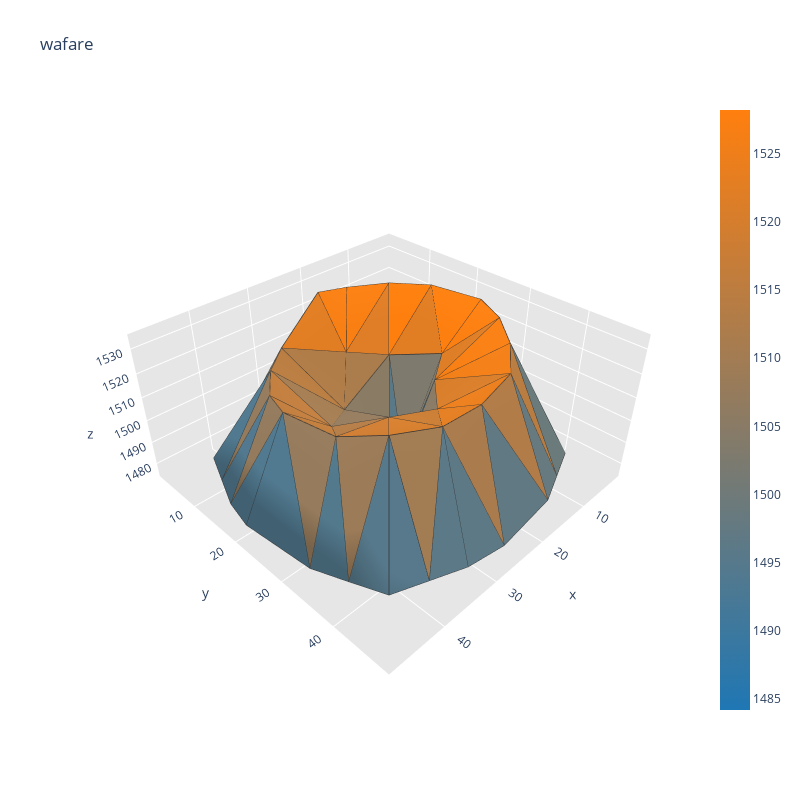

Notebook code cell kept with this figure:
### Code cell
import plotly.figure_factory as ff
from scipy.spatial import Delaunay


points2D = np.vstack([site['SITE_X'], site['SITE_Y']]).T
tri = Delaunay(points2D)
simplices = tri.simplices
fig = ff.create_trisurf(site['SITE_X'], site['SITE_Y'], site['SITE_Z'],
                         simplices=simplices,
                         title="wafare", aspectratio=dict(x=1, y=1, z=0.5))
fig.show()

### Figure 1 — Plotly figure (JSON) as saved in the notebook; plotly's stock layout.template omitted (floating-point values rounded to 4 significant figures; data arrays with more than 128 entries replaced by an {"elided": "..."} marker saying what was removed)
{"data": [{"facecolor": ["rgb(81, 121, 143)", "rgb(95, 121, 133)", "rgb(107, 122, 124)", "rgb(95, 121, 133)", "rgb(87, 121, 139)", "rgb(86, 121, 139)", "rgb(150, 123, 92)", "rgb(83, 121, 141)", "rgb(155, 123, 88)", "rgb(194, 125, 59)", "rgb(110, 122, 121)", "rgb(98, 121, 130)", "rgb(193, 125, 60)", "rgb(192, 125, 61)", "rgb(102, 122, 128)", "rgb(90, 121, 136)", "rgb(255, 127, 14)", "rgb(223, 126, 38)", "rgb(81, 121, 143)", "rgb(91, 121, 135)", "rgb(162, 124, 83)", "rgb(93, 121, 134)", "rgb(170, 124, 77)", "rgb(81, 121, 143)", "rgb(250, 127, 18)", "rgb(248, 127, 20)", "rgb(182, 124, 68)", "rgb(89, 121, 137)", "rgb(187, 125, 65)", "rgb(97, 121, 131)", "rgb(126, 122, 110)", "rgb(126, 122, 109)", "rgb(251, 127, 17)", "rgb(222, 126, 39)", "rgb(253, 127, 15)", "rgb(225, 126, 36)", "rgb(103, 122, 127)", "rgb(177, 124, 72)", "rgb(228, 126, 34)", "rgb(235, 126, 29)", "rgb(217, 126, 42)", "rgb(148, 123, 93)", "rgb(82, 121, 143)", "rgb(149, 123, 93)", "rgb(82, 121, 142)", "rgb(225, 126, 36)", "rgb(169, 124, 78)", "rgb(82, 121, 142)", "rgb(148, 123, 94)", "rgb(247, 127, 20)", "rgb(242, 127, 24)", "rgb(192, 125, 61)", "rgb(185, 125, 66)", "rgb(107, 122, 123)", "rgb(109, 122, 122)", "rgb(137, 123, 102)", "rgb(31, 119, 180)", "rgb(67, 120, 153)", "rgb(138, 123, 101)", "rgb(171, 124, 76)", "rgb(176, 124, 72)", "rgb(185, 125, 66)", "rgb(129, 122, 107)", "rgb(207, 125, 50)", "rgb(93, 121, 134)", "rgb(129, 122, 107)", "rgb(192, 125, 61)", "rgb(163, 124, 82)", "rgb(192, 125, 61)", "rgb(148, 123, 93)", "rgb(193, 125, 60)", "rgb(179, 124, 71)", "rgb(202, 125, 53)", "rgb(213, 126, 45)"], "i": [44, 35, 32, 38, 47, 23, 44, 45, 19, 13, 12, 15, 32, 14, 33, 37, 4, 5, 22, 24, 47, 25, 24, 41, 16, 5, 17, 16, 35, 25, 3, 0, 0, 0, 14, 4, 10, 26, 2, 10, 2, 21, 42, 21, 20, 18, 18, 39, 18, 3, 10, 12, 11, 11, 29, 31, 31, 31, 4, 5, 18, 6, 31, 8, 8, 6, 21, 7, 7, 7, 19, 8, 2, 24], "j": [22, 15, 13, 17, 23, 45, 19, 19, 45, 12, 29, 33, 14, 33, 14, 4, 14, 4, 42, 47, 24, 24, 25, 20, 5, 16, 16, 35, 16, 26, 0, 4, 12, 3, 0, 0, 26, 10, 24, 2, 10, 42, 21, 20, 39, 5, 17, 18, 39, 11, 11, 11, 10, 27, 11, 2, 37, 3, 6, 6, 6, 18, 8, 19, 31, 8, 7, 6, 21, 8, 7, 7, 8, 8], "k": [43, 34, 30, 36, 46, 46, 22, 44, 23, 30, 30, 34, 13, 15, 32, 1, 15, 15, 43, 48, 23, 48, 9, 40, 15, 17, 36, 36, 15, 9, 37, 37, 13, 12, 13, 14, 27, 9, 9, 9, 3, 22, 41, 41, 40, 17, 38, 38, 20, 12, 3, 29, 27, 28, 28, 3, 1, 37, 1, 4, 5, 20, 2, 23, 1, 1, 20, 20, 22, 6, 22, 19, 24, 23], "name": "", "type": "mesh3d", "x": [14, 24, 25, 20, 20, 23, 29, 34, 29, 25, 18, 13, 9, 7, 9, 13, 18, 22, 31, 40, 36, 40, 41, 36, 31, 27, 16, 11, 6, 4, 2, 24, 2, 4, 6, 11, 16, 21, 33, 38, 43, 45, 47, 48, 47, 45, 43, 38, 33], "y": [25, 24, 34, 29, 20, 14, 20, 23, 29, 41, 40, 36, 31, 26, 18, 13, 9, 7, 9, 31, 13, 18, 22, 36, 40, 48, 47, 45, 43, 38, 33, 27, 16, 11, 6, 4, 2, 24, 2, 4, 6, 11, 16, 21, 33, 38, 43, 45, 47], "z": [1516.0, 1495.0, 1516.0, 1516.0, 1517.0, 1515.0, 1503.0, 1507.0, 1512.0, 1527.0, 1529.0, 1531.0, 1532.0, 1533.0, 1534.0, 1534.0, 1533.0, 1533.0, 1520.0, 1521.0, 1520.0, 1521.0, 1520.0, 1523.0, 1525.0, 1482.0, 1483.0, 1483.0, 1483.0, 1484.0, 1483.0, 1482.0, 1481.0, 1480.0, 1479.0, 1478.0, 1476.0, 1476.0, 1482.0, 1481.0, 1481.0, 1481.0, 1481.0, 1481.0, 1481.0, 1481.0, 1481.0, 1481.0, 1482.0]}, {"line": {"color": "rgb(50, 50, 50)", "width": 1.5}, "mode": "lines", "showlegend": false, "type": "scatter3d", "x": {"elided": "370 int values"}, "y": {"elided": "370 int values"}, "z": {"elided": "370 float values"}}, {"hoverinfo": "none", "marker": {"color": [1484.0, 1528.0], "colorscale": [[0, "rgb(31, 119, 180)"], [1, "rgb(255, 127, 14)"]], "showscale": true, "size": 0.1}, "mode": "markers", "showlegend": false, "type": "scatter3d", "x": [14], "y": [25], "z": [1516.0]}], "layout": {"height": 800, "scene": {"aspectratio": {"x": 1, "y": 1, "z": 0.5}, "xaxis": {"backgroundcolor": "rgb(230, 230, 230)", "gridcolor": "rgb(255, 255, 255)", "showbackground": true, "zerolinecolor": "rgb(255, 255, 255)"}, "yaxis": {"backgroundcolor": "rgb(230, 230, 230)", "gridcolor": "rgb(255, 255, 255)", "showbackground": true, "zerolinecolor": "rgb(255, 255, 255)"}, "zaxis": {"backgroundcolor": "rgb(230, 230, 230)", "gridcolor": "rgb(255, 255, 255)", "showbackground": true, "zerolinecolor": "rgb(255, 255, 255)"}}, "title": {"text": "wafare"}, "width": 800}}
